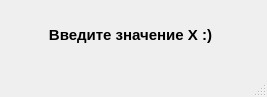
<?xml version="1.0" encoding="UTF-8"?>
<ui version="4.0">
 <class>InputXWindow</class>
 <widget class="QMainWindow" name="InputXWindow">
  <property name="geometry">
   <rect>
    <x>0</x>
    <y>0</y>
    <width>267</width>
    <height>97</height>
   </rect>
  </property>
  <property name="minimumSize">
   <size>
    <width>267</width>
    <height>97</height>
   </size>
  </property>
  <property name="maximumSize">
   <size>
    <width>267</width>
    <height>97</height>
   </size>
  </property>
  <property name="windowTitle">
   <string/>
  </property>
  <widget class="QWidget" name="centralwidget">
   <widget class="QLabel" name="label_please_input_x">
    <property name="geometry">
     <rect>
      <x>0</x>
      <y>9</y>
      <width>261</width>
      <height>51</height>
     </rect>
    </property>
    <property name="font">
     <font>
      <pointsize>11</pointsize>
      <weight>75</weight>
      <bold>true</bold>
     </font>
    </property>
    <property name="frameShape">
     <enum>QFrame::NoFrame</enum>
    </property>
    <property name="text">
     <string>Введите значение X :)</string>
    </property>
    <property name="alignment">
     <set>Qt::AlignCenter</set>
    </property>
   </widget>
  </widget>
  <widget class="QMenuBar" name="menubar">
   <property name="geometry">
    <rect>
     <x>0</x>
     <y>0</y>
     <width>267</width>
     <height>20</height>
    </rect>
   </property>
  </widget>
  <widget class="QStatusBar" name="statusbar"/>
 </widget>
 <resources/>
 <connections/>
</ui>
